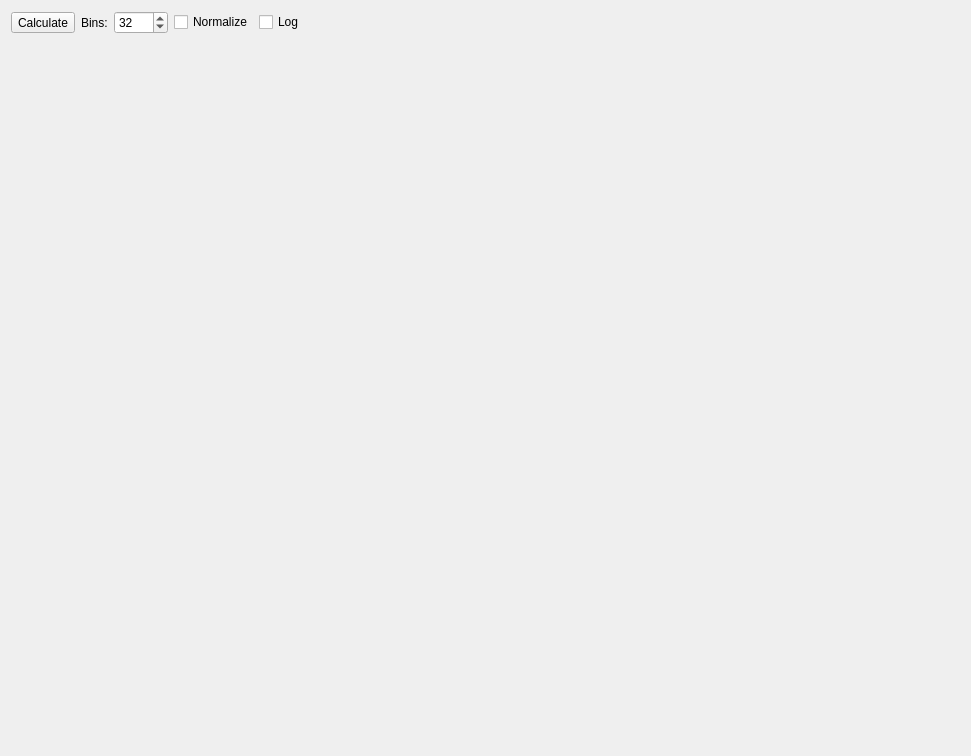
<?xml version="1.0" encoding="UTF-8"?>
<ui version="4.0">
 <class>ActimotStreamPlotWidget</class>
 <widget class="QWidget" name="ActimotStreamPlotWidget">
  <property name="geometry">
   <rect>
    <x>0</x>
    <y>0</y>
    <width>971</width>
    <height>756</height>
   </rect>
  </property>
  <layout class="QVBoxLayout" name="verticalLayout">
   <item>
    <layout class="QHBoxLayout" name="horizontalLayout">
     <item>
      <widget class="QToolButton" name="toolButtonCalculate">
       <property name="text">
        <string>Calculate</string>
       </property>
      </widget>
     </item>
     <item>
      <widget class="QLabel" name="labelBins">
       <property name="text">
        <string>Bins:</string>
       </property>
      </widget>
     </item>
     <item>
      <widget class="QSpinBox" name="spinBoxBins">
       <property name="minimum">
        <number>1</number>
       </property>
       <property name="maximum">
        <number>1000</number>
       </property>
       <property name="value">
        <number>32</number>
       </property>
      </widget>
     </item>
     <item>
      <widget class="QCheckBox" name="checkBoxNormalize">
       <property name="text">
        <string>Normalize</string>
       </property>
      </widget>
     </item>
     <item>
      <widget class="QCheckBox" name="checkBoxLog">
       <property name="text">
        <string>Log</string>
       </property>
      </widget>
     </item>
     <item>
      <spacer name="horizontalSpacer">
       <property name="orientation">
        <enum>Qt::Horizontal</enum>
       </property>
       <property name="sizeHint" stdset="0">
        <size>
         <width>40</width>
         <height>20</height>
        </size>
       </property>
      </spacer>
     </item>
    </layout>
   </item>
   <item>
    <widget class="MplCanvas" name="canvas" native="true">
     <property name="sizePolicy">
      <sizepolicy hsizetype="Expanding" vsizetype="Expanding">
       <horstretch>0</horstretch>
       <verstretch>0</verstretch>
      </sizepolicy>
     </property>
    </widget>
   </item>
  </layout>
 </widget>
 <customwidgets>
  <customwidget>
   <class>MplCanvas</class>
   <extends>QWidget</extends>
   <header>tse_analytics.views.misc.MplCanvas</header>
   <container>1</container>
  </customwidget>
 </customwidgets>
 <resources/>
 <connections/>
</ui>
